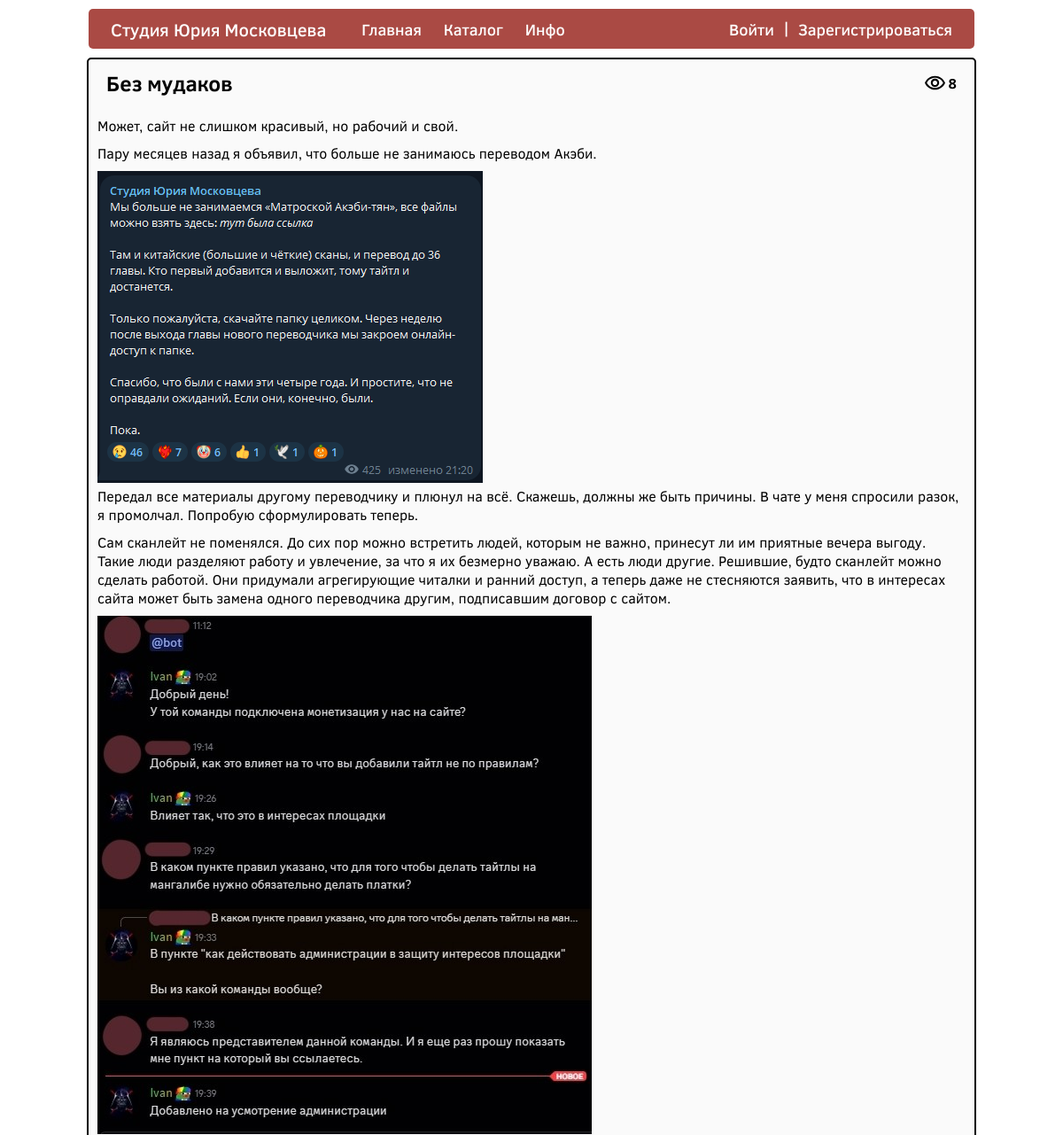
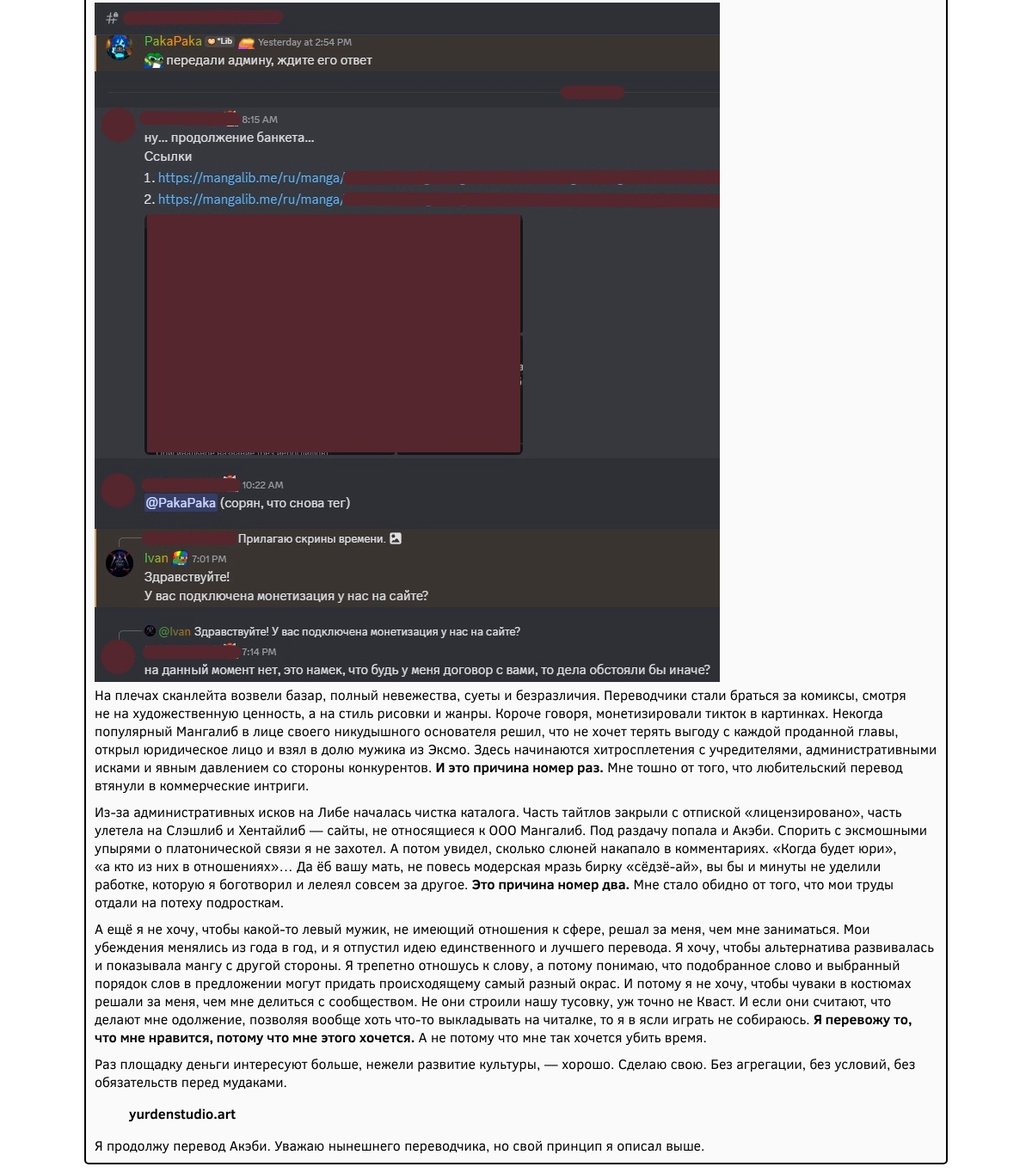
Page /post/bez-mudakov/ on the committed database (2 pictures, top to bottom).
### post_section/models.py (models this page shows, shortened)
class Post(models.Model):
    post_name = models.CharField(max_length=150,
                                 verbose_name='Название')
    post_slug = models.SlugField(max_length=200,
                                 unique=True,
                                 verbose_name='SLUG-адрес')
    content = RichTextUploadingField(verbose_name='Содержание')
    add_date = models.DateTimeField(auto_now_add=True,
                                    verbose_name='Дата и время создания')
    view_count = models.PositiveIntegerField(default=0,
                                             editable=False,
                                             verbose_name='Счётчик просмотров')

### post_section/views.py (the view)
# urls.py: path('<slug:post_slug>/', views.post_page, name='post-page'),
def post_page(request, post_slug):
    post = get_object_or_404(Post, post_slug=post_slug)
    context = {
        'post': post,
    }
    session_key = f'article_{post.id}_viewed'
    if not request.session.get(session_key, False):
        post.view_count += 1
        post.save()
        request.session[session_key] = True
        request.session.set_expiry(300)
    return render(request, 'post_page.html', context)

### templates/post_page.html (shortened to what this page needs)
{% extends 'top_panel.html' %}
{% load static %}
{% block content %}
    <link rel="stylesheet" href="{% static 'post_section/css/post_page.css' %}">
    <div class="main_container">
        <div class="post_container">
            {% if post.post_slug != 'info' %}
                <div class="post_header">
                    <div class="post_title">
                        <h1>{{ post.post_name }}</h1>
                    </div>
                    <div class="post_views">
                        <img src="{% static 'post_section/icons/view_eye.svg' %}">
                        <p>{{ post.view_count }}</p>
                    </div>
                </div>
            {% endif %}
            <div class="post_content">
                <p>{{ post.content|safe }}</p>
            </div>
        </div>
    </div>
{% endblock %}

### main_section/static/main_section/css/top_panel.css (style rules this page uses)
body, html { width: 100%; margin: 0; padding: 0; font-family: 'ClearSans'; }

### post_section/static/post_section/css/post_page.css (style rules this page uses)
body, html { width: 100%; margin: 0; padding: 0; font-family: 'ClearSans'; }
.main_container { display: flex; flex-direction: column; background: #FAFAFA; width: 1000px; height: fit-content; margin: 10px auto; border: 2px solid #000000; border-radius: 5px; }
.post_header { display: flex; flex-direction: row; }
.post_title { margin: 10px 10px 10px 20px; }
.post_title h1 { font-size: 24px; margin: 0; padding: 0; width: fit-content; }
.post_views { display: flex; flex-direction: row; align-items: center; gap: 3px; margin: 0 20px 0 auto; }
.post_views img { height: 25px; }
.post_views p { font-weight: bolder; margin-bottom: 16.5px; }
.post_content { margin: 10px; }
.post_content p { margin: 0; padding: 0; }
.post_content p:not(:last-child) { margin-bottom: 10px; }

### rows in the picture
Post: post_name "Без мудаков", view_count "8", content "Может, сайт не слишком красивый, но рабочий и свой. Пару месяцев назад я объявил, что больше не занимаюсь переводом Акэби. Передал все материалы другому переводчику и плюнул на всё. Скажешь, должны же быть причины. В чате у меня спросили разок, я промолчал. Попробую сформулировать теперь. Сам сканлейт не поменялся. До сих пор можно встретить людей, которым не важно, принесут ли им приятные вечера выгоду. Такие люди разделяют работу и увлечение, за что я их безмерно уважаю. А есть люди другие. Решившие, будто сканлейт можно сделать работой. Они придумали агрегирующие читалки и ранний доступ, а теперь даже не стесняются заявить, что в интересах сайта может быть замена одного переводчика…", content (picture)
